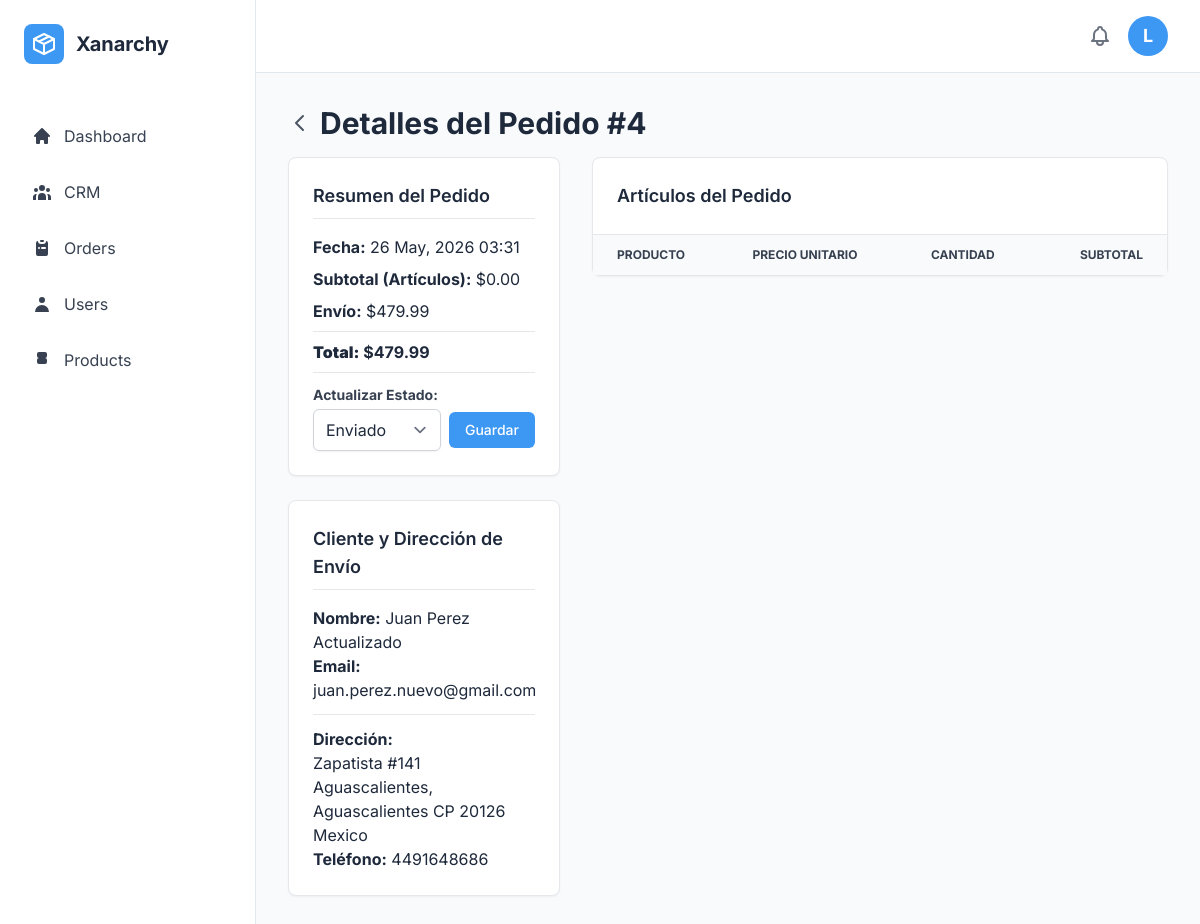
/admin/view_order.php?id=4 (signed in), run on the app's committed database.
### tables this page shows
CREATE TABLE `orders` (
  `id` int(10) unsigned NOT NULL AUTO_INCREMENT,
  `user_id` int(10) unsigned NOT NULL,
  `total` decimal(10,2) NOT NULL,
  `status` enum('pending','paid','shipped','cancelled') NOT NULL DEFAULT 'pending',
  `created_at` timestamp NOT NULL DEFAULT current_timestamp(),
  PRIMARY KEY (`id`),
  KEY `user_id` (`user_id`),
  CONSTRAINT `orders_ibfk_1` FOREIGN KEY (`user_id`) REFERENCES `users` (`id`) ON DELETE CASCADE ON UPDATE CASCADE
);

CREATE TABLE `users` (
  `id` int(10) unsigned NOT NULL AUTO_INCREMENT,
  `name` varchar(100) NOT NULL,
  `email` varchar(150) NOT NULL,
  `password` varchar(255) NOT NULL,
  `role` enum('customer','vendor','admin') NOT NULL DEFAULT 'customer',
  `created_at` timestamp NOT NULL DEFAULT current_timestamp(),
  `crm_stage` enum('Prospecto','Activo','Frecuente','Inactivo') NOT NULL DEFAULT 'Prospecto',
  `crm_stage_manual` tinyint(1) DEFAULT 0,
  PRIMARY KEY (`id`),
  UNIQUE KEY `email` (`email`)
);

CREATE TABLE `addresses` (
  `id` int(10) unsigned NOT NULL AUTO_INCREMENT,
  `user_id` int(10) unsigned NOT NULL,
  `first_name` varchar(100) NOT NULL,
  `last_name` varchar(100) NOT NULL,
  `country` varchar(50) NOT NULL,
  `address` varchar(255) NOT NULL,
  `city` varchar(100) NOT NULL,
  `state` varchar(100) NOT NULL,
  `zip` varchar(20) NOT NULL,
  `phone` varchar(20) NOT NULL,
  `notes` text DEFAULT NULL,
  `created_at` timestamp NOT NULL DEFAULT current_timestamp(),
  PRIMARY KEY (`id`),
  KEY `fk_addresses_user` (`user_id`),
  CONSTRAINT `fk_addresses_user` FOREIGN KEY (`user_id`) REFERENCES `users` (`id`) ON DELETE CASCADE ON UPDATE CASCADE
);

### admin/view_order.php (the view, shortened to what this page needs)
<?php
require_once __DIR__ . '/../includes/auth_admin.php';
$orderId = (int)$_GET['id'];
$stmt = $pdo->prepare(
    "SELECT o.*, u.name AS user_name, u.email AS user_email, u.id AS user_id
     FROM orders o
     JOIN users u ON o.user_id = u.id
     WHERE o.id = ?"
);
$stmt->execute([$orderId]);
$order = $stmt->fetch();
$addressStmt = $pdo->prepare("SELECT * FROM addresses WHERE user_id = ? ORDER BY id DESC LIMIT 1");
$addressStmt->execute([$order['user_id']]);
$address = $addressStmt->fetch();
$itemsSubtotal = 0;
$shippingCost = $order['total'] - $itemsSubtotal;
require_once __DIR__ . '/includes/header.php';
?>
    <div class="max-w-7xl mx-auto">
        <div class="flex items-center mb-4">
            <a href="orders.php" class="text-gray-600 hover:text-[var(--primary-color)] mr-2">
                <svg class="h-6 w-6" fill="none" viewBox="0 0 24 24" stroke="currentColor"><path stroke-linecap="round" stroke-linejoin="round" stroke-width="2" d="M15 19l-7-7 7-7" /></svg>
            </a>
            <h2 class="text-3xl font-bold text-[var(--text-primary)]">
                Detalles del Pedido #<?php echo $order['id']; ?>
            </h2>
        </div>
        <div class="grid grid-cols-1 lg:grid-cols-3 gap-8">
            <div class="lg:col-span-1 space-y-6">
                <div class="bg-white p-6 rounded-lg shadow-sm border">
                    <h3 class="text-lg font-semibold mb-4 border-b pb-2">Resumen del Pedido</h3>
                    <div class="space-y-2">
                        <p><strong>Fecha:</strong> <?php echo date("d M, Y H:i", strtotime($order['created_at'])); ?></p>
                        <p><strong>Subtotal (Artículos):</strong> $<?php echo number_format($itemsSubtotal, 2); ?></p>
                        <p><strong>Envío:</strong> $<?php echo number_format($shippingCost, 2); ?></p>
                        <p class="font-bold border-t pt-2 mt-2"><strong>Total:</strong> $<?php echo number_format($order['total'], 2); ?></p>
                        <div class="border-t pt-3 mt-3">
                            <form action="view_order.php?id=<?php echo $orderId; ?>" method="POST">
                                <label for="status" class="block text-sm font-medium text-gray-700 mb-1"><strong>Actualizar Estado:</strong></label>
                                <div class="flex items-center gap-2">
                                    <select name="status" id="status" class="block w-full rounded-md border-gray-300 shadow-sm focus:border-indigo-500 focus:ring-indigo-500">
                                        <option value="shipped" <?php echo ($order['status'] === 'shipped') ? 'selected' : ''; ?>>Enviado</option>
                                    </select>
                                    <button type="submit" name="update_status" class="px-4 py-2 text-sm font-medium rounded-md text-white bg-[var(--primary-color)] hover:bg-[var(--primary-color-hover)]">
                                        Guardar
                                    </button>
                                </div>
                            </form>
                        </div>
                    </div>
                </div>
                <div class="bg-white p-6 rounded-lg shadow-sm border">
                    <h3 class="text-lg font-semibold mb-4 border-b pb-2">Cliente y Dirección de Envío</h3>
                    <?php if ($address): ?>
                        <p><strong>Nombre:</strong> <?php echo htmlspecialchars($order['user_name']); ?></p>
                        <p><strong>Email:</strong> <?php echo htmlspecialchars($order['user_email']); ?></p>
                        <hr class="my-3">
                        <p><strong>Dirección:</strong><br>
                            <?php echo htmlspecialchars($address['address']); ?><br>
                            <?php echo htmlspecialchars($address['city'] . ', ' . $address['state'] . ' CP ' . $address['zip']); ?><br>
                            <?php echo htmlspecialchars($address['country']); ?>
                        </p>
                        <p><strong>Teléfono:</strong> <?php echo htmlspecialchars($address['phone']); ?></p>
                    <?php else: ?>
                        <p>Este cliente no tiene una dirección registrada.</p>
                    <?php endif; ?>
                </div>
            </div>
            <div class="lg:col-span-2">
                <div class="bg-white rounded-lg shadow-sm border">
                    <h3 class="text-lg font-semibold p-6 border-b">Artículos del Pedido</h3>
                    <div class="overflow-x-auto">
                        <table class="w-full text-sm text-left text-gray-500">
                            <thead class="text-xs text-gray-700 uppercase bg-gray-50">
                            <tr>
                                <th scope="col" class="px-6 py-3">Producto</th>
                                <th scope="col" class="px-6 py-3">Precio Unitario</th>
                                <th scope="col" class="px-6 py-3">Cantidad</th>
                                <th scope="col" class="px-6 py-3 text-right">Subtotal</th>
                            </tr>
                            </thead>
                        </table>
                    </div>
                </div>
            </div>
        </div>
    </div>
<?php
require_once __DIR__ . '/includes/footer.php';
?>

### admin/includes/header.php (style rules this page uses)
:root { --primary-color: #3d98f4;--primary-color-hover: #2b7ed6;--background-color: #f8fafc;--sidebar-bg: #ffffff;--text-primary: #1e293b;--text-secondary: #64748b;--border-color: #e2e8f0; }
body { font-family: 'Inter', sans-serif; background-color: var(--background-color); }

### data on the page
orders: id "4", created_at "26 May, 2026 03:31", total "479.99", status "Enviado", user.name "Juan Perez Actualizado", user.email "juan.perez.nuevo@gmail.com"
addresses: address "Zapatista #141", city+state+zip "Aguascalientes, Aguascalientes CP 20126", country "Mexico", phone "4491648686"

### other printed values
$userInitial "L"
$itemsSubtotal "0.00"
